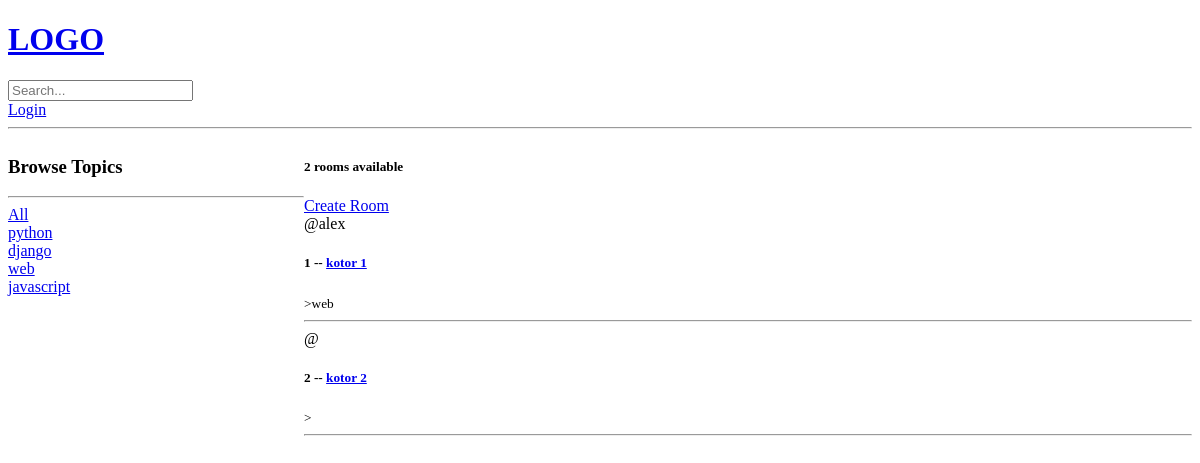
Before: / with the older database file.
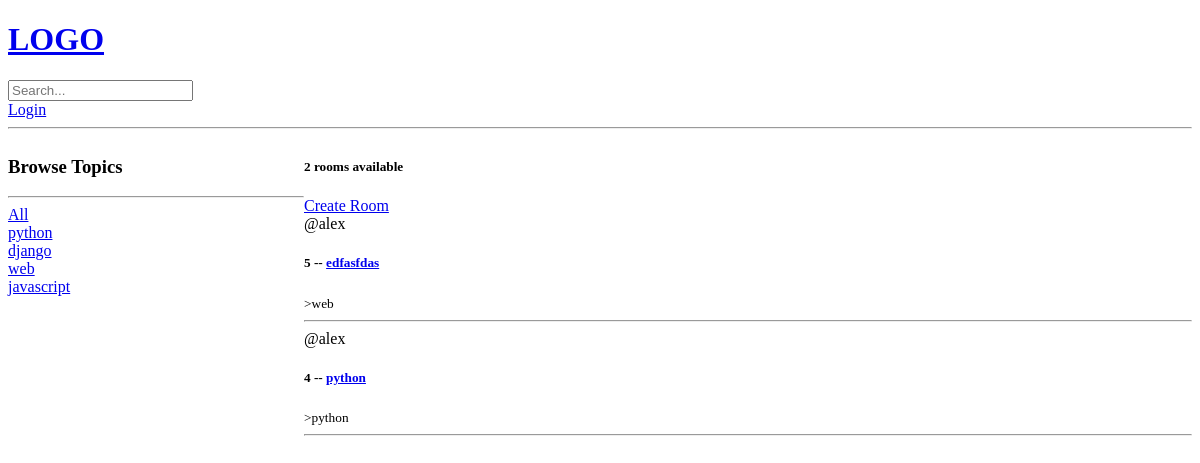
After: the same page with the newer database file.
### base/models.py (models this page shows, shortened)
class Topic(models.Model):
    name = models.CharField(max_length=200)

class Room(models.Model):
    host = models.ForeignKey(User, on_delete=models.SET_NULL, null=True, blank=True)
    topic = models.ForeignKey(Topic, on_delete=models.SET_NULL, null=True, blank=True)
    name = models.CharField(max_length=200)
    description = models.TextField(null=True, blank=True)
    participants = models.ManyToManyField(User, related_name='participants', blank=True)
    updated = models.DateTimeField(auto_now=True)
    created = models.DateTimeField(auto_now_add=True)
    class Meta:
        ordering = ['-updated', '-created']

### base/views.py (the view)
# urls.py: path('', views.home, name='home'),
def home(request):
    q = request.GET.get('q') if request.GET.get('q') != None else ""
    rooms = Room.objects.filter(
        Q(topic__name__icontains=q) |
        Q(name__icontains=q) |
        Q(description__icontains=q)
    )
    topics = Topic.objects.all()
    room_count = rooms.count()
    context = {'rooms': rooms, 'topics': topics, 'room_count': room_count}
    return render(request, 'base/home.html', context)

### base/templates/base/home.html (shortened to what this page needs)
{% extends "main.html" %}
{% block content %}
<div class="home-container">
    <div>
        <h3>Browse Topics</h3>
        <hr>
        <div>
            <a href="{% url 'home' %}">All</a>
        </div>
        {% for topic in topics %}
        <div>
            <a href="{% url 'home' %}?q={{topic.name}}">{{topic.name}}</a>
        </div>
        {% endfor %}
    </div>
    <div>
        <h5>{{room_count}} rooms available</h5>
        <a href="{% url 'create-room' %}">Create Room</a>
    <div>
        {% for room in rooms %}
            <div>
                <span>@{{room.host.username}}</span>
                <h5>{{room.id}} -- <a href="{% url 'room' room.id %}">{{room.name}}</h5></a>
                <small>>{{room.topic.name}}</small>
                <hr>
            </div>
        {% endfor %}
    </div>
</div>
{% endblock content%}

### templates/main.html (shortened to what this page needs)
<!DOCTYPE html>
<html>
<head>
</head>
<body>
    {% include 'navbar.html' %}
    {% block content %}
    {% endblock %}
</body>
</html>

### templates/navbar.html
<a href="/">
    <h1>LOGO</h1>
</a>
<form method="GET" action="{% url 'home' %}">
    <input type="text" name="q" placeholder="Search..." />
</form>
{% if request.user.is_authenticated %}
<p>Hello {{request.user}}</p>
<a href="{% url 'logout' %}">Logout</a>
{% else %}
<a href="{% url 'login' %}">Login</a>
{% endif %}
<hr>

### base/templates/base/home.html (style rules this page uses)
.home-container { display:grid; grid-template-columns: 1fr 3fr; }

Changed rows visible on the page:
removed Room: host.username "alex", id "1", name "kotor 1", topic.name "web"
removed Room: id "2", name "kotor 2"
added Room: host.username "alex", id "5", name "edfasfdas", topic.name "web"
added Room: host.username "alex", id "4", name "python", topic.name "python"
